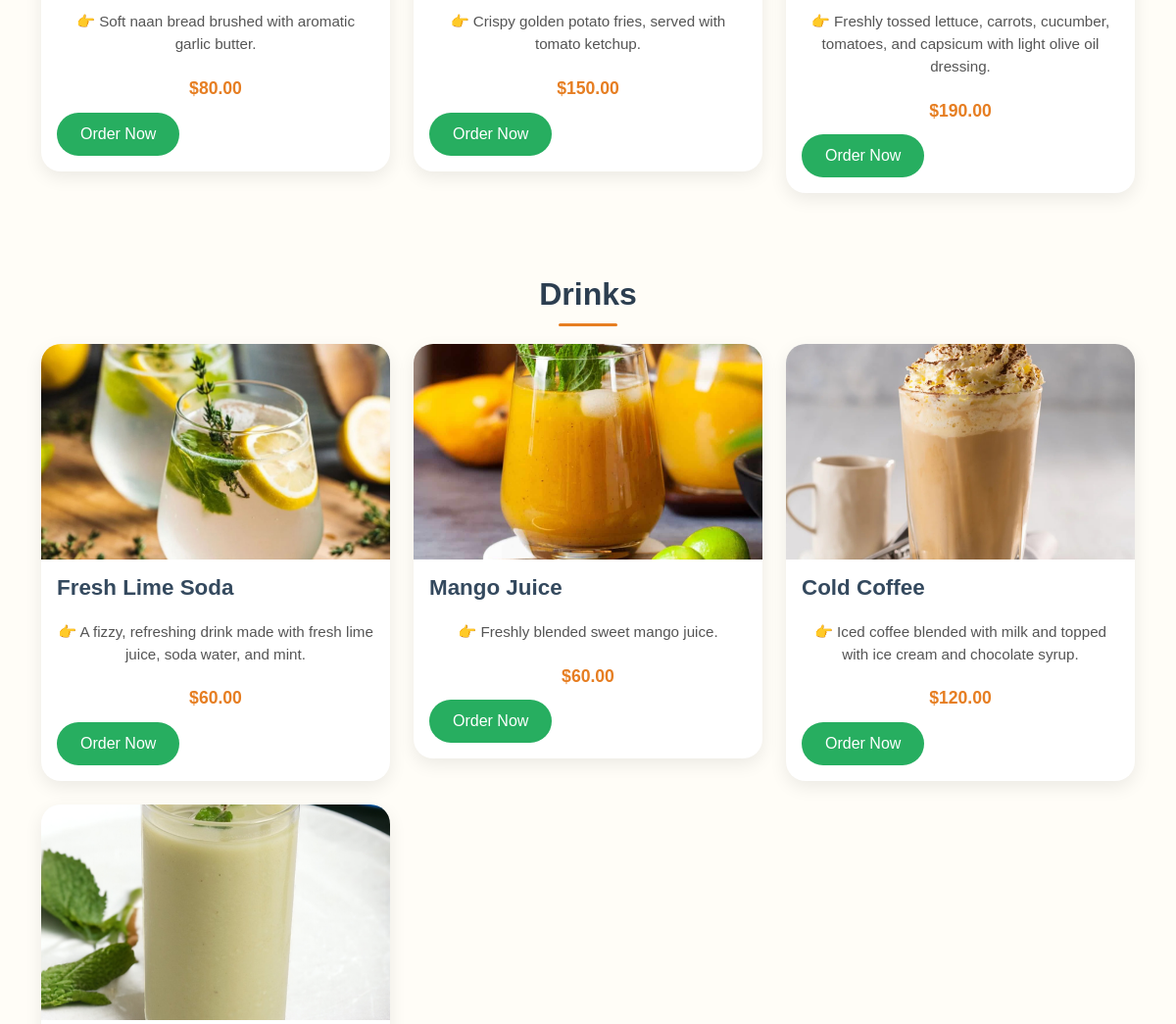
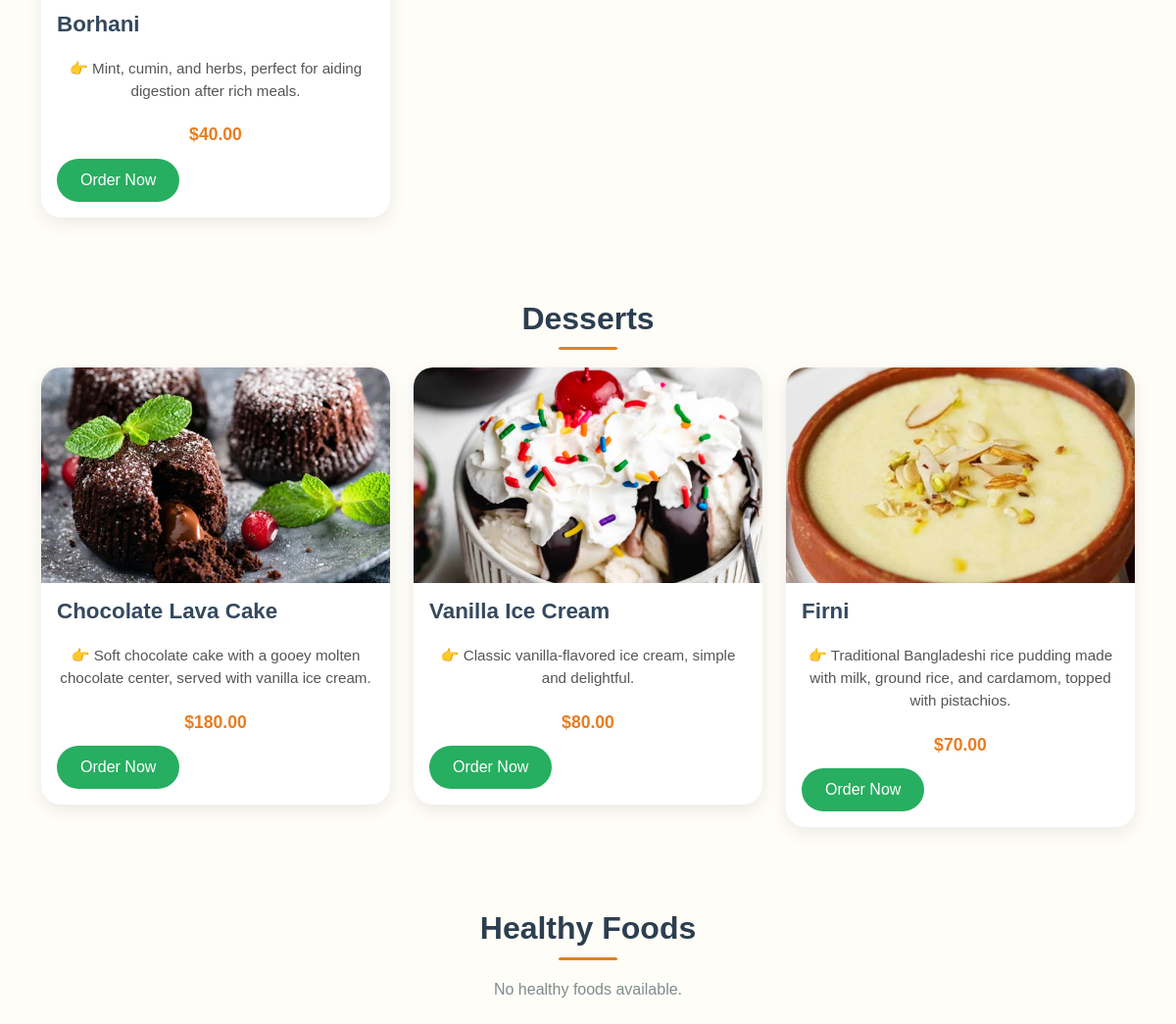
The app's page /menu/ (lower part), older data (2 pictures, top to bottom).
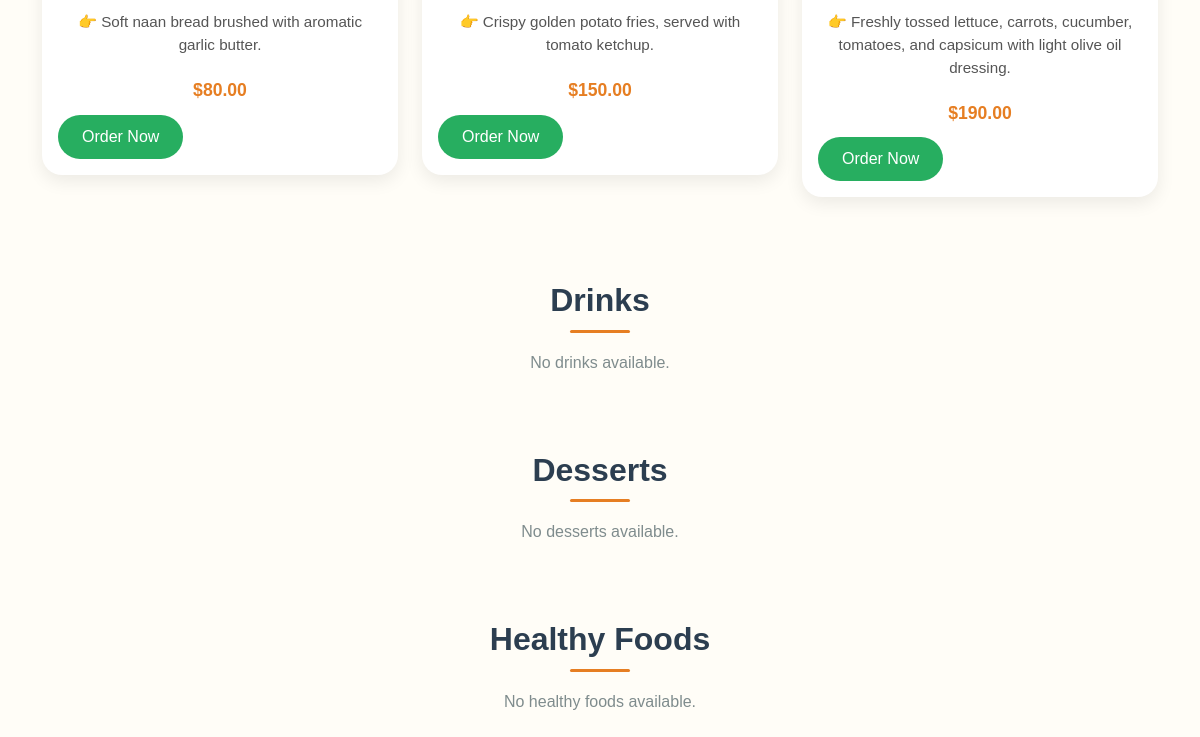
The same page, newer data.
### restaurant/models.py (models this page shows, shortened)
class MenuItem(models.Model):
    CATEGORY_CHOICES = [
        ('🥗 Starters', '🥗 Starters'),
        ('🍛 Main Course', '🍛 Main Course'),
        ('🍝 Noodles & Pasta', '🍝 Noodles & Pasta'),
        ('🍟 Sides', '🍟 Sides'),
        ('🍹 Drinks', '🍹 Drinks'),
        ('🍨 Desserts', '🍨 Desserts'),
        ('Healthy Foods', 'Healthy Foods'),
    ]
    name = models.CharField(max_length=100)
    description = models.TextField()
    price = models.DecimalField(max_digits=6, decimal_places=2)
    image = models.ImageField(upload_to='menu_images/')
    category = models.CharField(max_length=20, choices=CATEGORY_CHOICES, default='🍹 Drinks')

### restaurant/views.py (the view)
# urls.py: path('menu/', views.menu_view, name='menu'),
def menu_view(request):
    starters_items = MenuItem.objects.filter(category='🥗 Starters')
    main_course_items = MenuItem.objects.filter(category='🍛 Main Course')
    noodles_pasta_items = MenuItem.objects.filter(category='🍝 Noodles & Pasta')
    sides_items = MenuItem.objects.filter(category='🍟 Sides')
    drinks_items = MenuItem.objects.filter(category='🍹 Drinks')
    desserts_items = MenuItem.objects.filter(category='🍨 Desserts')
    healthy_foods_items = MenuItem.objects.filter(category='Healthy Foods')
    return render(request, 'menu.html', {
        'starters_items': starters_items,
        'main_course_items': main_course_items,
        'noodles_pasta_items': noodles_pasta_items,
        'sides_items': sides_items,
        'drinks_items': drinks_items,
        'desserts_items': desserts_items,
        'healthy_foods_items': healthy_foods_items
    })

### templates/menu.html (shortened to what this page needs)
<!DOCTYPE html>
<html lang="en">
<head>
    <link href="https://cdn.jsdelivr.net/npm/bootstrap@5.1.3/dist/css/bootstrap.min.css" rel="stylesheet">
    {% load static %}
</head>
<body>
    <div class="container mt-5">
        <div class="row">
            {% for item in sides_items %}
            <div class="col-md-4 mb-4">
                <div class="card">
                    <div class="card-body">
                        <p class="card-text">{{ item.description }}</p>
                        <p class="card-text"><strong>${{ item.price }}</strong></p>
                        <a href="{% url 'order_item' item.id %}" class="btn btn-success">Order Now</a>
                    </div>
                </div>
            </div>
            {% empty %}
            <p>No sides available.</p>
            {% endfor %}
        </div>
        <h3>Drinks</h3>
        <div class="row">
            {% for item in drinks_items %}
            <div class="col-md-4 mb-4">
                <div class="card">
                    <img src="{{ item.image.url }}" class="card-img-top" alt="{{ item.name }}" onerror="this.src='{% static 'img/default-food.jpg' %}'">
                    <div class="card-body">
                        <h5 class="card-title">{{ item.name }}</h5>
                        <p class="card-text">{{ item.description }}</p>
                        <p class="card-text"><strong>${{ item.price }}</strong></p>
                        <a href="{% url 'order_item' item.id %}" class="btn btn-success">Order Now</a>
                    </div>
                </div>
            </div>
            {% empty %}
            <p>No drinks available.</p>
            {% endfor %}
        </div>
        <h3>Desserts</h3>
        <div class="row">
            {% for item in desserts_items %}
            <div class="col-md-4 mb-4">
                <div class="card">
                    <img src="{{ item.image.url }}" class="card-img-top" alt="{{ item.name }}" onerror="this.src='{% static 'img/default-food.jpg' %}'">
                    <div class="card-body">
                        <h5 class="card-title">{{ item.name }}</h5>
                        <p class="card-text">{{ item.description }}</p>
                        <p class="card-text"><strong>${{ item.price }}</strong></p>
                        <a href="{% url 'order_item' item.id %}" class="btn btn-success">Order Now</a>
                    </div>
                </div>
            </div>
            {% empty %}
            <p>No desserts available.</p>
            {% endfor %}
        </div>
        <h3>Healthy Foods</h3>
        <div class="row">
            {% for item in healthy_foods_items %}
            <div class="col-md-4 mb-4">
                <div class="card">
                    <img src="{{ item.image.url }}" class="card-img-top" alt="{{ item.name }}" onerror="this.src='{% static 'img/default-food.jpg' %}'">
                    <div class="card-body">
                        <h5 class="card-title">{{ item.name }}</h5>
                        <p class="card-text">{{ item.description }}</p>
                        <p class="card-text"><strong>${{ item.price }}</strong></p>
                        <a href="{% url 'order_item' item.id %}" class="btn btn-success">Order Now</a>
                    </div>
                </div>
            </div>
            {% empty %}
            <p>No healthy foods available.</p>
            {% endfor %}
        </div>
    </div>
</body>
</html>

Row changes from the older to the newer data that the page shows:
removed MenuItem: image (picture), name "Fresh Lime Soda", description "👉 A fizzy, refreshing drink made with fresh lime juice, soda water, and mint.", price "60.00", shown under "Drinks"
removed MenuItem: image (picture), name "Mango Juice", description "👉 Freshly blended sweet mango juice.", price "60.00", shown under "Drinks"
removed MenuItem: image (picture), name "Cold Coffee", description "👉 Iced coffee blended with milk and topped with ice cream and chocolate syrup.", price "120.00", shown under "Drinks"
removed MenuItem: image (picture), name "Borhani", description "👉 Mint, cumin, and herbs, perfect for aiding digestion after rich meals.", price "40.00", shown under "Drinks"
removed MenuItem: image (picture), name "Chocolate Lava Cake", description "👉 Soft chocolate cake with a gooey molten chocolate center, served with vanilla ice cream.", price "180.00", shown under "Desserts"
removed MenuItem: image (picture), name "Vanilla Ice Cream", description "👉 Classic vanilla-flavored ice cream, simple and delightful.", price "80.00", shown under "Desserts"
removed MenuItem: image (picture), name "Firni", description "👉 Traditional Bangladeshi rice pudding made with milk, ground rice, and cardamom, topped with pistachios.", price "70.00", shown under "Desserts"
Text that changed along with them:
text now shown: "No drinks available. No desserts available."
